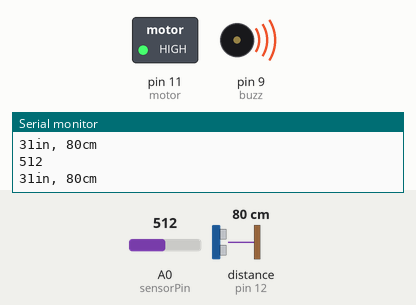
Bench run of a sketch on a simulated Arduino Uno, built with avr-gcc and run on an emulated ATmega328P. Shown: switched loads named in the sketch (green lamp = pin HIGH), buzzer (waves = sounding, pin HIGH), the last lines printed to the serial monitor. Wiring (inferred from the names in the program): ultrasonic range finder: trigger pin 13; echo pin 12. The inputs (shaded band) are chosen by the test bench; at power-on: A0 (sensorPin) = 512, distance to the obstacle (sensor on pin 12) 80 cm. The echo pulse lasts 58.3 µs per cm; pins used as bus, display or sensor lines are not drawn.

Above: at 1.2 s.
1.3 s: A0 (sensorPin) set to 492
At 1.6 s:
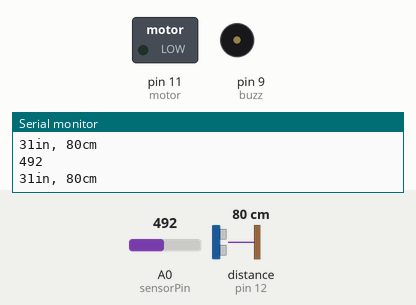
2.8 s: distance to the obstacle (sensor on pin 12) set to 40 cm
4.3 s: distance to the obstacle (sensor on pin 12) set to 33 cm
At 5.1 s:
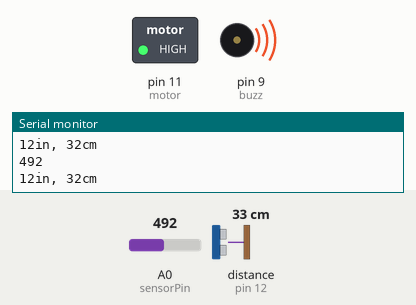
5.9 s: distance to the obstacle (sensor on pin 12) set to 60 cm
At 7.0 s:
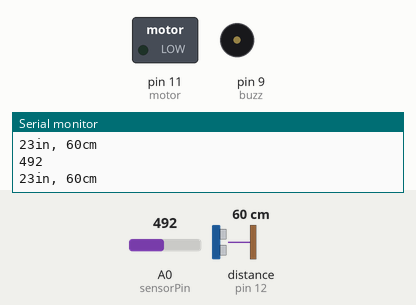
7.5 s: distance to the obstacle (sensor on pin 12) set to 2 cm
At 8.2 s:
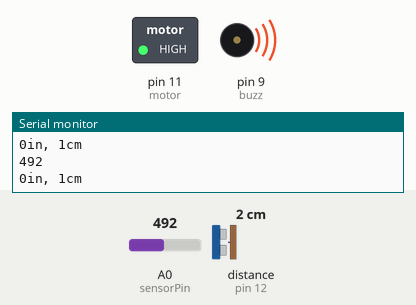
Timing chart, 0 to 10.1 s (numbered marks = the images above; inputs shaded):
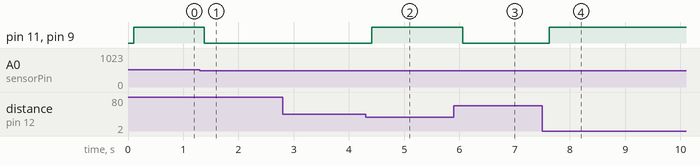

The sketch:

code.ino
```cpp
const int pingPin = 13; // Trigger Pin of Ultrasonic Sensor
const int echoPin = 12; // Echo Pin of Ultrasonic Sensor

const int sensorPin = A0;    // select the input pin for the potentiometer
     // select the pin for the LED
 int sensorValue = 0;
const int buzz = 9;
const int motor = 11;

void setup() {
   Serial.begin(9600); // Starting Serial Terminal
   pinMode(buzz, OUTPUT);
   pinMode(motor, OUTPUT);
}

void loop() {
  //following code together measures distance
   long duration, inches, cm;
   pinMode(pingPin, OUTPUT);
   digitalWrite(pingPin, LOW);
   delayMicroseconds(2);
   digitalWrite(pingPin, HIGH);
   delayMicroseconds(10);
   digitalWrite(pingPin, LOW);
   pinMode(echoPin, INPUT);
   pinMode(buzz, OUTPUT);
   duration = pulseIn(echoPin, HIGH);
   inches = microsecondsToInches(duration);
   cm = microsecondsToCentimeters(duration);
   Serial.print(inches);
   Serial.print("in, ");
   Serial.print(cm);
   Serial.print("cm");
   Serial.println();
   delay(100);
sensorValue = analogRead(sensorPin);
  Serial.println(sensorValue);


   if(cm < 35 || sensorValue > 510){  // if distance in cm is smaller than 35 or if the gas sensor value goes above 510 - buzzer and vibration motor turns on
    digitalWrite(buzz, HIGH);
    digitalWrite(motor, HIGH);

   }
   else{
    digitalWrite(buzz,LOW); //else they remain off
    digitalWrite(motor, LOW);
   }
}

long microsecondsToInches(long microseconds) {
   return microseconds / 74 / 2;
}

long microsecondsToCentimeters(long microseconds) {
   return microseconds / 29 / 2;
}
```

Measured:
- the behaviour switches between 511 and 510 on A0 (sensorPin) (found by bisection; images 0 and 1)
- the behaviour switches between 36 and 35 cm on distance to the obstacle (sensor on pin 12) (found by bisection; images 1 and 2)
- after the input at 1.3 s, pin 11 (motor), pin 9 (buzz): HIGH → LOW after 0.08 s
- after the input at 4.3 s, pin 11 (motor), pin 9 (buzz): LOW → HIGH after 0.11 s
- after the input at 5.9 s, pin 11 (motor), pin 9 (buzz): HIGH → LOW after 0.16 s
- after the input at 7.5 s, pin 11 (motor), pin 9 (buzz): LOW → HIGH after 0.13 s
